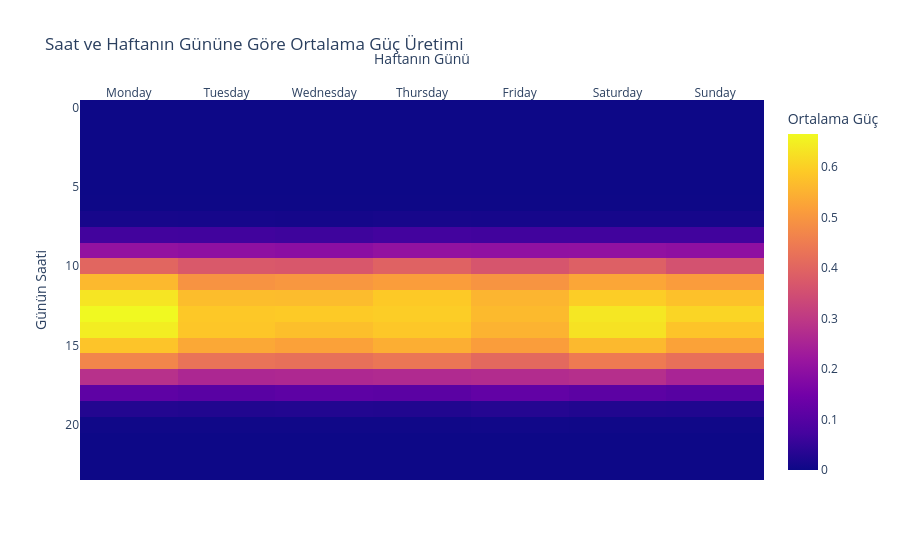

Source (notebook cell):
### Markdown cell above
## 3. Zamansal Isı Haritası (Temporal Heatmap)

Bir zamansal ısı haritası, günün saati ve haftanın günü gibi zaman içinde tekrar eden desenleri görselleştirmek için mükemmeldir. Haftanın her günü ve günün her saati için ortalama enerji üretimini gösteren bir ısı haritası oluşturacağız.

### Code cell
df_heatmap = df.copy()
df_heatmap['hour'] = df_heatmap.index.hour
df_heatmap['day_of_week'] = df_heatmap.index.day_name()

# Bir pivot tablo oluşturalım
pivot = pd.pivot_table(
    df_heatmap, 
    values='power', 
    index='hour', 
    columns='day_of_week', 
    aggfunc='mean'
)

# Haftanın günlerini sıralayalım
days = ['Monday', 'Tuesday', 'Wednesday', 'Thursday', 'Friday', 'Saturday', 'Sunday']
pivot = pivot[days]

# Isı haritasını çizdirelim
fig = px.imshow(
    pivot,
    labels=dict(x="Haftanın Günü", y="Günün Saati", color="Ortalama Güç"),
    x=pivot.columns,
    y=pivot.index,
    title='Saat ve Haftanın Gününe Göre Ortalama Güç Üretimi'
)
fig.update_xaxes(side="top")
fig.show()

### Figure 1 — Plotly figure (JSON) as saved in the notebook; plotly's stock layout.template omitted (floating-point values rounded to 4 significant figures; data arrays with more than 128 entries replaced by an {"elided": "..."} marker saying what was removed)
{"data": [{"coloraxis": "coloraxis", "hovertemplate": "Haftanın Günü: %{x}<br>Günün Saati: %{y}<br>Ortalama Güç: %{z}<extra></extra>", "name": "0", "type": "heatmap", "x": ["Monday", "Tuesday", "Wednesday", "Thursday", "Friday", "Saturday", "Sunday"], "xaxis": "x", "y": [0, 1, 2, 3, 4, 5, 6, 7, 8, 9, 10, 11, 12, 13, 14, 15, 16, 17, 18, 19, 20, 21, 22, 23], "yaxis": "y", "z": {"elided": "24x7 float values"}}], "layout": {"coloraxis": {"colorbar": {"title": {"text": "Ortalama Güç"}}, "colorscale": [[0, "#0d0887"], [0.1111, "#46039f"], [0.2222, "#7201a8"], [0.3333, "#9c179e"], [0.4444, "#bd3786"], [0.5556, "#d8576b"], [0.6667, "#ed7953"], [0.7778, "#fb9f3a"], [0.8889, "#fdca26"], [1, "#f0f921"]]}, "title": {"text": "Saat ve Haftanın Gününe Göre Ortalama Güç Üretimi"}, "xaxis": {"anchor": "y", "constrain": "domain", "domain": [0, 1], "scaleanchor": "y", "side": "top", "title": {"text": "Haftanın Günü"}}, "yaxis": {"anchor": "x", "autorange": "reversed", "constrain": "domain", "domain": [0, 1], "title": {"text": "Günün Saati"}}}}
